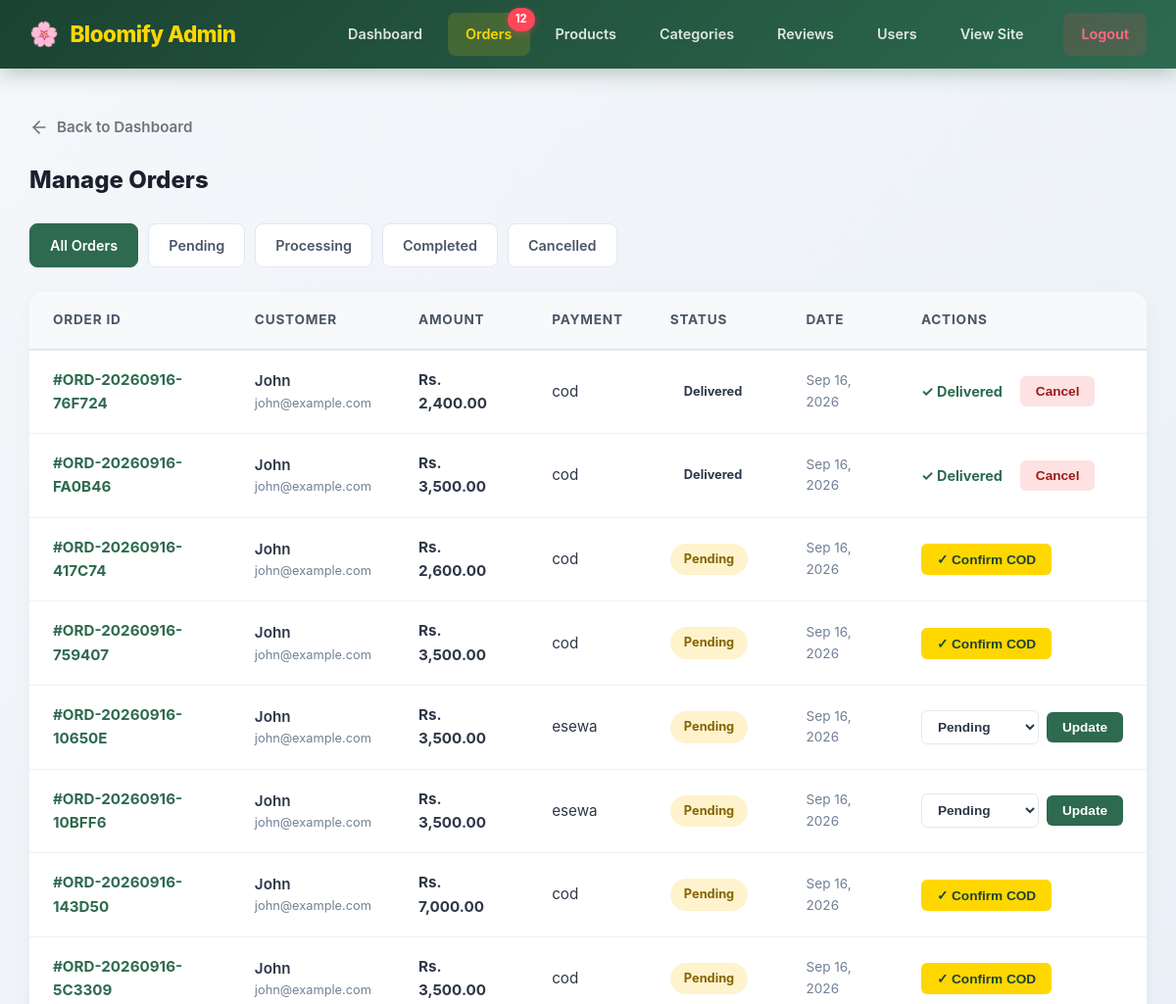
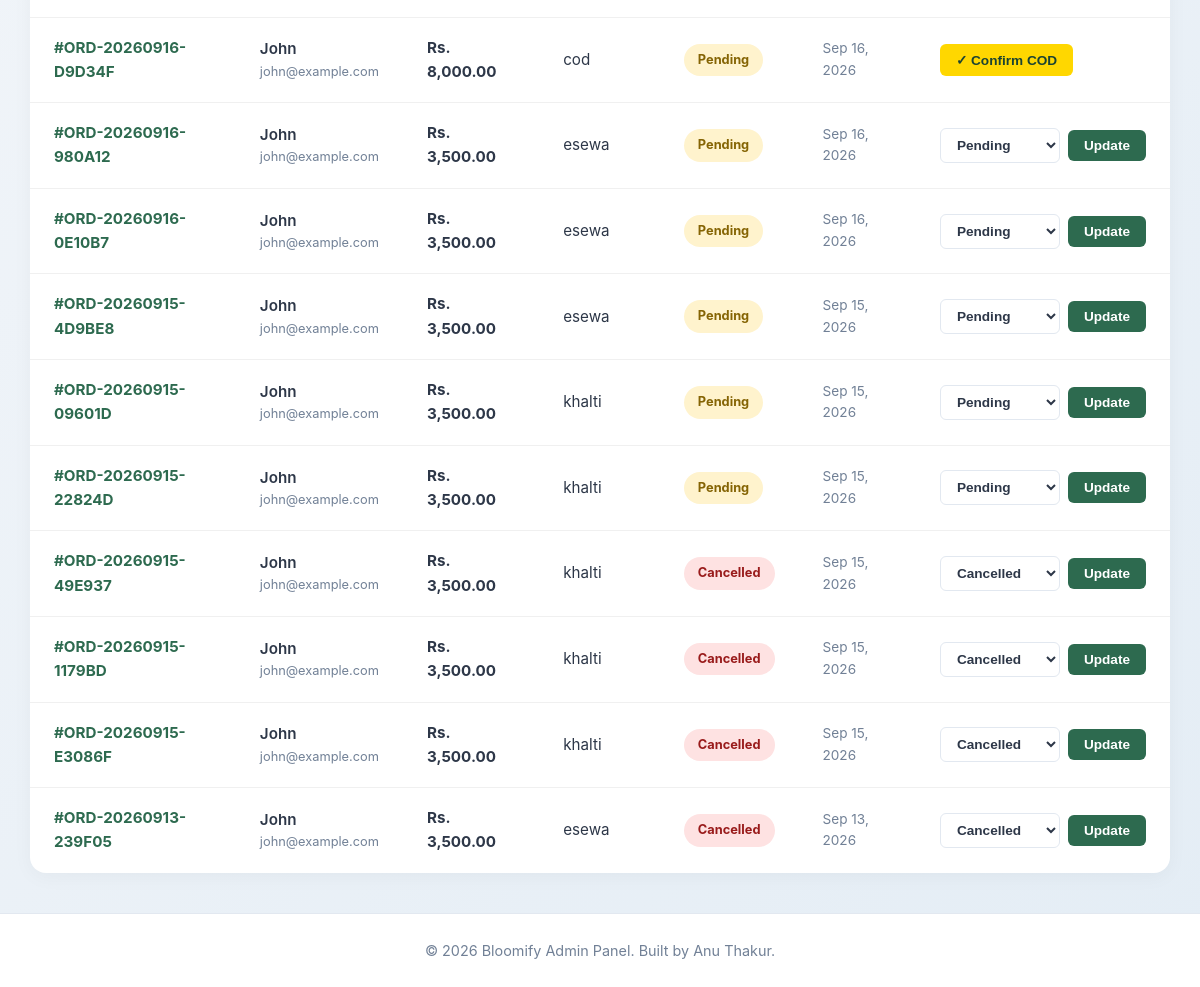
The app's page /admin/orders.php (signed in) with its own data (2 pictures, top to bottom).
### tables this page shows
CREATE TABLE `orders` (
  `id` int(11) NOT NULL,
  `user_id` int(11) DEFAULT NULL,
  `order_number` varchar(50) NOT NULL,
  `total_amount` decimal(10,2) NOT NULL,
  `payment_method` enum('esewa','khalti','cod','Cash on Delivery') NOT NULL,
  `payment_status` enum('pending','success','failed') DEFAULT 'pending',
  `transaction_id` varchar(100) DEFAULT NULL,
  `delivery_status` enum('pending','processing','delivered','cancelled') DEFAULT 'pending',
  `customer_name` varchar(100) NOT NULL,
  `customer_phone` varchar(20) NOT NULL,
  `customer_address` text NOT NULL,
  `archived` tinyint(1) NOT NULL DEFAULT 0,
  `created_at` timestamp NOT NULL DEFAULT current_timestamp(),
  `updated_at` timestamp NOT NULL DEFAULT current_timestamp() ON UPDATE current_timestamp()
);

CREATE TABLE `users` (
  `id` int(11) NOT NULL,
  `name` varchar(100) NOT NULL,
  `email` varchar(100) NOT NULL,
  `password` varchar(255) NOT NULL,
  `phone` varchar(20) DEFAULT NULL,
  `address` text DEFAULT NULL,
  `role` enum('user','admin') DEFAULT 'user',
  `created_at` timestamp NOT NULL DEFAULT current_timestamp()
);

### includes/functions.php (called while the page is built, shortened)
<?php
function formatPrice($price) {
    return 'Rs. ' . number_format($price, 2);
}
?>

### admin/orders.php (the view, shortened to what this page needs)
<?php
require_once __DIR__ . '/includes/admin-auth.php';
require_once __DIR__ . '/includes/admin-header.php';
$filter = isset($_GET['filter']) ? $_GET['filter'] : 'all';
$sql = "SELECT o.*, u.name as user_name, u.email as user_email
        FROM orders o
        JOIN users u ON o.user_id = u.id";
if ($filter !== 'all') {
    $sql .= " WHERE o.delivery_status = ?";
    $stmt = $conn->prepare($sql);
    $stmt->bind_param("s", $filter);
    $stmt->execute();
    $orders = $stmt->get_result();
} else {
    $sql .= " ORDER BY o.created_at DESC";
    $orders = $conn->query($sql);
}
?>
<a href="index.php" class="btn-back">
    <svg width="20" height="20" viewBox="0 0 24 24" fill="none" stroke="currentColor" stroke-width="2" stroke-linecap="round" stroke-linejoin="round"><line x1="19" y1="12" x2="5" y2="12"></line><polyline points="12 19 5 12 12 5"></polyline></svg>
    Back to Dashboard
</a>
<div class="section-title">Manage Orders</div>
<div class="filter-tabs">
    <a href="orders.php?filter=all" class="filter-tab <?php echo $filter === 'all' ? 'active' : ''; ?>">All Orders</a>
    <a href="orders.php?filter=pending" class="filter-tab <?php echo $filter === 'pending' ? 'active' : ''; ?>">Pending</a>
    <a href="orders.php?filter=processing" class="filter-tab <?php echo $filter === 'processing' ? 'active' : ''; ?>">Processing</a>
    <a href="orders.php?filter=completed" class="filter-tab <?php echo $filter === 'completed' ? 'active' : ''; ?>">Completed</a>
    <a href="orders.php?filter=cancelled" class="filter-tab <?php echo $filter === 'cancelled' ? 'active' : ''; ?>">Cancelled</a>
</div>
<table class="admin-table">
    <thead>
        <tr>
            <th>Order ID</th>
            <th>Customer</th>
            <th>Amount</th>
            <th>Payment</th>
            <th>Status</th>
            <th>Date</th>
            <th>Actions</th>
        </tr>
    </thead>
    <tbody>
        <?php if ($orders->num_rows > 0): ?>
            <?php while($order = $orders->fetch_assoc()):
                $safe_status = strtolower(str_replace('_', '-', $order['delivery_status']));
                $badge_class = 'badge-' . $safe_status;
                $is_pending_cod = ($order['payment_method'] === 'cod' && $order['delivery_status'] === 'pending');
                $is_completed = ($order['delivery_status'] === 'delivered');
            ?>
                <tr>
                    <td style="font-weight: 700; color: #2d6a4f;">#<?php echo htmlspecialchars($order['order_number']); ?></td>
                    <td>
                        <div style="font-weight: 600;"><?php echo htmlspecialchars($order['user_name']); ?></div>
                        <div style="font-size: 0.8rem; color: #718096;"><?php echo htmlspecialchars($order['user_email']); ?></div>
                    </td>
                    <td style="font-weight: 700;"><?php echo formatPrice($order['total_amount']); ?></td>
                    <td><?php echo htmlspecialchars($order['payment_method']); ?></td>
                    <td><span class="status-badge-sm <?php echo $badge_class; ?>"><?php echo ucfirst(str_replace('_', ' ', $order['delivery_status'])); ?></span></td>
                    <td style="color: #718096; font-size: 0.85rem;"><?php echo date('M d, Y', strtotime($order['created_at'])); ?></td>
                    <td>
                        <?php if ($is_pending_cod): ?>
                            <form method="POST" class="action-form">
                                <button type="submit" name="update_status" class="btn-confirm-cod-sm" onclick="return confirm('Confirm this Cash on Delivery order? This will mark it as Processing.');">
                                    ✓ Confirm COD
                                </button>
                            </form>
                        <?php elseif ($is_completed): ?>
                            <div class="action-form">
                                    <span class="completed-badge">✓ Delivered</span>
                                <form method="POST" class="action-form" style="margin-left: 10px;">
                                    <button type="submit" name="update_status" class="btn-cancel-sm" onclick="return confirm('Are you sure you want to CANCEL this delivered order?');">
                                        Cancel
                                    </button>
                                </form>
                            </div>
                        <?php else: ?>
                            <form method="POST" class="action-form">
                                <select name="new_status" class="status-select">
                                    <option value="pending" <?php echo $order['delivery_status'] === 'pending' ? 'selected' : ''; ?>>Pending</option>
                                    <option value="cancelled" <?php echo $order['delivery_status'] === 'cancelled' ? 'selected' : ''; ?>>Cancelled</option>
                                </select>
                                <button type="submit" name="update_status" class="btn-update">Update</button>
                            </form>
                        <?php endif; ?>
                    </td>
                </tr>
            <?php endwhile; ?>
        <?php endif; ?>
    </tbody>
</table>
<?php require_once __DIR__ . '/includes/admin-footer.php'; ?>

### assets/css/style.css (style rules this page uses)
* { margin: 0; padding: 0; box-sizing: border-box; }
body { font-family: 'Inter', 'Segoe UI', system-ui, sans-serif; background: linear-gradient(135deg, #f5f7fa 0%, #e4edf5 100%); color: #2d3748; line-height: 1.6; min-height: 100vh; display: flex; flex-direction: column; }

### admin/assets/css/admin.css (style rules this page uses)
.admin-body { background-color: #f4f6f9; font-family: 'Inter', 'Segoe UI', system-ui, sans-serif; color: #2d3748; margin: 0; padding: 0; min-height: 100vh; display: flex; flex-direction: column; }
.section-title { font-size: 1.5rem; color: #1a202c; margin-bottom: 24px; font-weight: 800; display: flex; align-items: center; gap: 12px; }
.admin-table { width: 100%; border-collapse: separate; border-spacing: 0; background: #ffffff; border-radius: 16px; overflow: hidden; box-shadow: 0 4px 20px rgba(0, 0, 0, 0.04); }
.admin-table th { background: #f8f9fa; color: #4a5568; padding: 18px 24px; text-align: left; font-weight: 700; font-size: 0.85rem; text-transform: uppercase; letter-spacing: 0.8px; border-bottom: 2px solid #e2e8f0; }
.admin-table td { padding: 18px 24px; border-bottom: 1px solid #f0f0f0; vertical-align: middle; font-size: 0.95rem; color: #2d3748; transition: background 0.2s ease; }
.admin-table tbody tr:last-child td { border-bottom: none; }
.status-badge-sm { display: inline-flex; align-items: center; gap: 6px; padding: 6px 14px; border-radius: 20px; font-size: 0.8rem; font-weight: 700; text-transform: capitalize; }
.badge-pending { background: #fff3cd; color: #856404; }
.badge-cancelled { background: #fee2e2; color: #991b1b; }

### admin/orders.php (style rules this page uses)
.btn-back { display: inline-flex; align-items: center; gap: 8px; color: #6c757d; text-decoration: none; font-weight: 600; font-size: 0.95rem; margin-bottom: 15px; transition: all 0.3s; padding: 8px 0; }
.filter-tabs { display: flex; gap: 10px; margin-bottom: 25px; flex-wrap: wrap; }
.filter-tab { padding: 10px 20px; border-radius: 8px; text-decoration: none; font-weight: 600; font-size: 0.9rem; background: white; color: #4a5568; border: 1px solid #e2e8f0; transition: all 0.3s; }
.filter-tab.active { background: #2d6a4f; color: white; border-color: #2d6a4f; }
.action-form { display: inline-flex; gap: 8px; align-items: center; }
.status-select { padding: 8px 12px; border: 1px solid #e2e8f0; border-radius: 6px; font-size: 0.85rem; font-weight: 600; color: #2d3748; background: white; cursor: pointer; }
.btn-update { background: #2d6a4f; color: white; border: none; padding: 8px 16px; border-radius: 6px; font-size: 0.85rem; font-weight: 600; cursor: pointer; transition: all 0.3s; }
.btn-confirm-cod-sm { background: #ffd700; color: #1b4332; border: none; padding: 8px 16px; border-radius: 6px; font-size: 0.85rem; font-weight: 700; cursor: pointer; transition: all 0.3s; text-decoration: none; display: inline-block; }
.btn-cancel-sm { background: #fee2e2; color: #991b1b; border: none; padding: 8px 16px; border-radius: 6px; font-size: 0.85rem; font-weight: 600; cursor: pointer; transition: all 0.3s; }
.completed-badge { display: inline-flex; align-items: center; gap: 6px; color: #2d6a4f; font-weight: 700; font-size: 0.9rem; }

### records on screen
orders: order_number "ORD-20260916-76F724", user.name "John", user.email "john@example.com", total_amount "Rs. 2,400.00", payment_method "cod", delivery_status "Delivered", created_at "Sep 16, 2026"
orders: order_number "ORD-20260916-FA0B46", user.name "John", user.email "john@example.com", total_amount "Rs. 3,500.00", payment_method "cod", delivery_status "Delivered", created_at "Sep 16, 2026"
orders: order_number "ORD-20260916-417C74", user.name "John", user.email "john@example.com", total_amount "Rs. 2,600.00", payment_method "cod", delivery_status "Pending", created_at "Sep 16, 2026"
orders: order_number "ORD-20260916-759407", user.name "John", user.email "john@example.com", total_amount "Rs. 3,500.00", payment_method "cod", delivery_status "Pending", created_at "Sep 16, 2026"
orders: order_number "ORD-20260916-10650E", user.name "John", user.email "john@example.com", total_amount "Rs. 3,500.00", payment_method "esewa", delivery_status "Pending", created_at "Sep 16, 2026", new_status "Pending"
orders: order_number "ORD-20260916-10BFF6", user.name "John", user.email "john@example.com", total_amount "Rs. 3,500.00", payment_method "esewa", delivery_status "Pending", created_at "Sep 16, 2026", new_status "Pending"
orders: order_number "ORD-20260916-143D50", user.name "John", user.email "john@example.com", total_amount "Rs. 7,000.00", payment_method "cod", delivery_status "Pending", created_at "Sep 16, 2026"
orders: order_number "ORD-20260916-5C3309", user.name "John", user.email "john@example.com", total_amount "Rs. 3,500.00", payment_method "cod", delivery_status "Pending", created_at "Sep 16, 2026"
orders: order_number "ORD-20260916-D9D34F", user.name "John", user.email "john@example.com", total_amount "Rs. 8,000.00", payment_method "cod", delivery_status "Pending", created_at "Sep 16, 2026"
orders: order_number "ORD-20260916-980A12", user.name "John", user.email "john@example.com", total_amount "Rs. 3,500.00", payment_method "esewa", delivery_status "Pending", created_at "Sep 16, 2026", new_status "Pending"
orders: order_number "ORD-20260916-0E10B7", user.name "John", user.email "john@example.com", total_amount "Rs. 3,500.00", payment_method "esewa", delivery_status "Pending", created_at "Sep 16, 2026", new_status "Pending"
orders: order_number "ORD-20260915-4D9BE8", user.name "John", user.email "john@example.com", total_amount "Rs. 3,500.00", payment_method "esewa", delivery_status "Pending", created_at "Sep 15, 2026", new_status "Pending"
orders: order_number "ORD-20260915-09601D", user.name "John", user.email "john@example.com", total_amount "Rs. 3,500.00", payment_method "khalti", delivery_status "Pending", created_at "Sep 15, 2026", new_status "Pending"
orders: order_number "ORD-20260915-22824D", user.name "John", user.email "john@example.com", total_amount "Rs. 3,500.00", payment_method "khalti", delivery_status "Pending", created_at "Sep 15, 2026", new_status "Pending"
orders: order_number "ORD-20260915-49E937", user.name "John", user.email "john@example.com", total_amount "Rs. 3,500.00", payment_method "khalti", delivery_status "Cancelled", created_at "Sep 15, 2026", new_status "Cancelled"
orders: order_number "ORD-20260915-1179BD", user.name "John", user.email "john@example.com", total_amount "Rs. 3,500.00", payment_method "khalti", delivery_status "Cancelled", created_at "Sep 15, 2026", new_status "Cancelled"
orders: order_number "ORD-20260915-E3086F", user.name "John", user.email "john@example.com", total_amount "Rs. 3,500.00", payment_method "khalti", delivery_status "Cancelled", created_at "Sep 15, 2026", new_status "Cancelled"
orders: order_number "ORD-20260913-239F05", user.name "John", user.email "john@example.com", total_amount "Rs. 3,500.00", payment_method "esewa", delivery_status "Cancelled", created_at "Sep 13, 2026", new_status "Cancelled"

### other values on screen
$new_orders_count "12"
